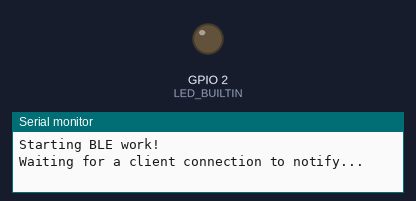
Simulated run of this sketch. Board: ESP32. On the bench: output pins drawn as LEDs (lit = HIGH), the last lines printed to the serial monitor. Nothing arrives over Bluetooth unless stated; a phone connects over Bluetooth LE 3 s after start.

Above: at 0.1 s.
At 3.1 s:
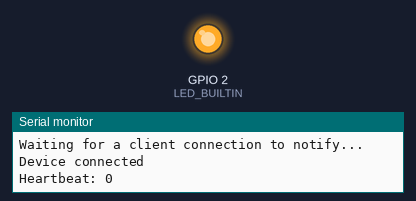
Timing chart, 0 to 4.6 s (numbered marks = the images above):
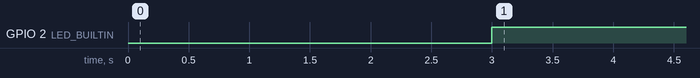

The sketch:

WEB-BLE-HEARTBEAT.ino
```cpp
#include <BLE2902.h>
#include <BLEDevice.h>
#include <BLEServer.h>
#include <BLEUtils.h>

#define BLE_DEVICE_NAME "ESP32-Heartbeat"
#define SERVICE_UUID "12345678-1234-1234-1234-123456789012"
#define CHARACTERISTIC_UUID "87654321-4321-4321-4321-210987654321"

BLEServer *pServer = NULL;
BLECharacteristic *pCharacteristic = NULL;
bool deviceConnected = false;
bool oldDeviceConnected = false;
uint32_t heartbeatCount = 0;
unsigned long lastHeartbeat = 0;

class MyServerCallbacks : public BLEServerCallbacks {
  void onConnect(BLEServer *pServer) {
    deviceConnected = true;
    digitalWrite(LED_BUILTIN, HIGH);
    Serial.println("Device connected");
  };

  void onDisconnect(BLEServer *pServer) {
    deviceConnected = false;
    digitalWrite(LED_BUILTIN, LOW);
    Serial.println("Device disconnected");
  }
};

void setup() {
  Serial.begin(115200);
  pinMode(LED_BUILTIN, OUTPUT);
  digitalWrite(LED_BUILTIN, LOW);

  Serial.println("Starting BLE work!");

  BLEDevice::init(BLE_DEVICE_NAME);
  pServer = BLEDevice::createServer();
  pServer->setCallbacks(new MyServerCallbacks());

  BLEService *pService = pServer->createService(SERVICE_UUID);

  pCharacteristic = pService->createCharacteristic(
      CHARACTERISTIC_UUID, BLECharacteristic::PROPERTY_READ |
                               BLECharacteristic::PROPERTY_NOTIFY |
                               BLECharacteristic::PROPERTY_INDICATE);
  pCharacteristic->addDescriptor(new BLE2902());

  pService->start();

  BLEAdvertising *pAdvertising = BLEDevice::getAdvertising();
  pAdvertising->addServiceUUID(SERVICE_UUID);
  pAdvertising->setScanResponse(false);
  pAdvertising->setMinPreferred(
      0x06); // functions that help with iPhone/Mac connections issue
  pAdvertising->setMinPreferred(0x12);
  BLEDevice::startAdvertising();
  Serial.println("Waiting for a client connection to notify...");
}

void loop() {
  // Send heartbeat every 1 second
  if (deviceConnected && (millis() - lastHeartbeat >= 1000)) {
    lastHeartbeat = millis();

    String msg = "Heartbeat: " + String(heartbeatCount++);
    pCharacteristic->setValue(msg.c_str());
    pCharacteristic->notify();

    Serial.println(msg);
  }

  // Handle disconnection and resuming advertising
  if (!deviceConnected && oldDeviceConnected) {
    delay(500); // give the bluetooth stack the chance to get things ready
    pServer->startAdvertising();
    Serial.println("Start advertising");
    oldDeviceConnected = deviceConnected;
  }

  // Handle connection
  if (deviceConnected && !oldDeviceConnected) {
    oldDeviceConnected = deviceConnected;
  }

  delay(10);
}
```

Measured:
- by itself, GPIO 2 (LED_BUILTIN): LOW → HIGH at 3.0 s
